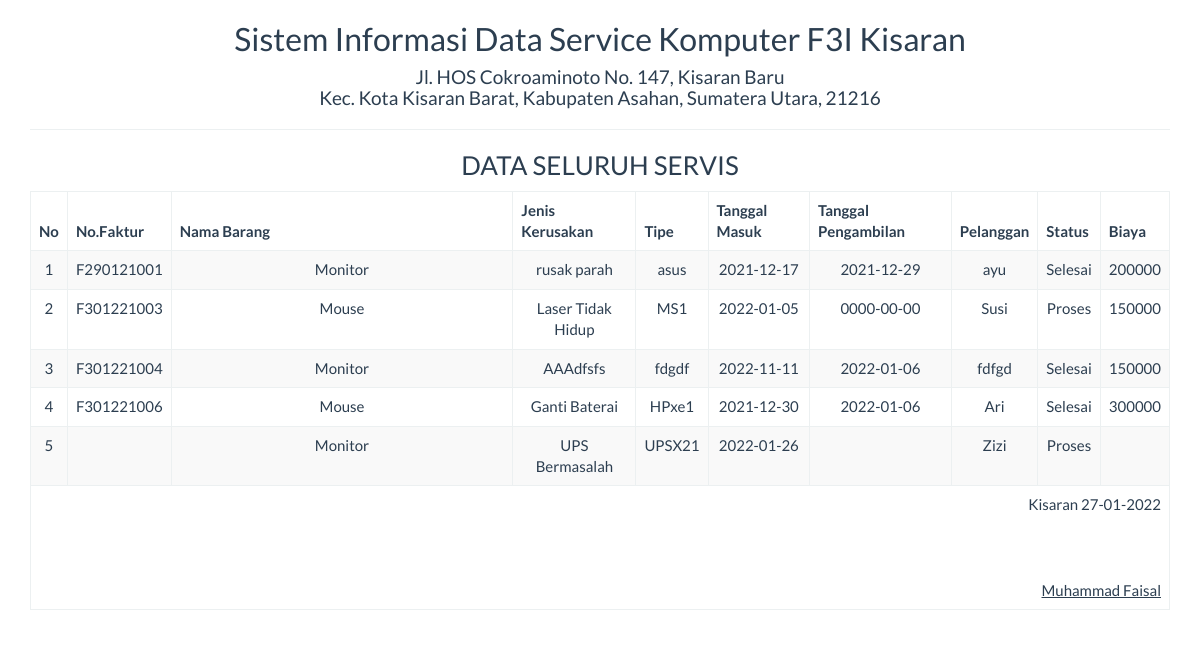
Before: /report/transaksi_semua.php with the older database file.
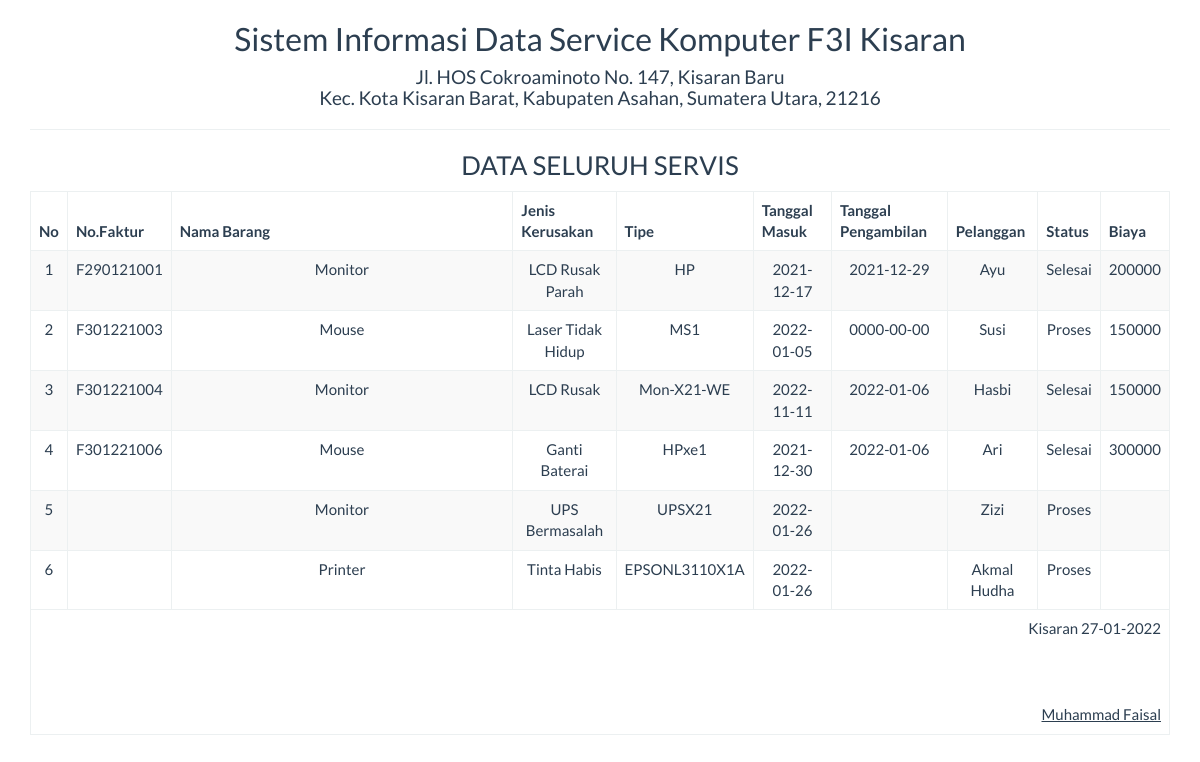
After: the same page with the newer database file.
### tables this page shows
CREATE TABLE `data_service` (
  `id` varchar(5) NOT NULL,
  `nama_barang` varchar(50) NOT NULL,
  `jenis_kerusakan` varchar(50) NOT NULL,
  `tipe` varchar(50) NOT NULL,
  `tgl_masuk` date NOT NULL,
  `penerima` varchar(50) NOT NULL,
  `no_rak` int(5) NOT NULL,
  `nama_pel` varchar(20) NOT NULL,
  `almt_pel` text NOT NULL,
  `no_hp` varchar(15) NOT NULL,
  `status` varchar(25) NOT NULL
);

CREATE TABLE `tbl_transaksi` (
  `id_trans` varchar(25) NOT NULL,
  `id` varchar(5) NOT NULL,
  `tgl_pengambilan` date NOT NULL,
  `biaya` int(11) NOT NULL
);

### report/transaksi_semua.php (the view, shortened to what this page needs)
<!DOCTYPE html>
<html>
    <head>
        <link href="../Assets/css/bootstrap.min.css" rel="stylesheet" type="text/css"/>
    </head>
    <body onload="print()">
        <?php
        include '../config/koneksi.php';
        ?>
        <div class="container">
            <div class='row'>
                <div class="col-sm-12">
                    <div class="text-center">
                        <h2>Sistem Informasi Data Service Komputer F3I Kisaran </h2>
                        <h4>Jl. HOS Cokroaminoto No. 147, Kisaran Baru <br> Kec. Kota Kisaran Barat, Kabupaten Asahan, Sumatera Utara, 21216</h4>
                        <hr>
                        <h3>DATA SELURUH SERVIS</h3>
                        <table class="table table-bordered table-striped table-hover">
                        <tbody>
                                <thead>
                                <tr>
                                     <th>No</th><th>No.Faktur</th><th width="30%">Nama Barang</th><th>Jenis Kerusakan</th><th>Tipe</th><th>Tanggal Masuk</th><th>Tanggal Pengambilan</th><th>Pelanggan</th><th>Status</th><th>Biaya</th>
                                </tr>
                                </thead>
                            <tbody>
                            <?php
                             $sql = "SELECT tbl_transaksi.id_trans,
                                                        data_service.id,
                                                        data_service.nama_barang,
                                                        data_service.jenis_kerusakan,
                                                        data_service.tipe,
                                                        data_service.tgl_masuk,
                                                        tbl_transaksi.tgl_pengambilan,
                                                        data_service.nama_pel,
                                                        data_service.status,
                                                        tbl_transaksi.biaya
                                                    FROM data_service
                                                    LEFT JOIN tbl_transaksi
                                                    ON tbl_transaksi.id = data_service.id";
                            $query = mysqli_query($koneksi, $sql) or die("SQL Anda Salah");
                            $nomor = 0;
                            while ($data = mysqli_fetch_array($query)) {
                                $nomor++;
                                ?>
                                <tr>
                                    <td><?= $nomor ?></td>
                                    <td><?= $data['id_trans'] ?></td>
                                    <td><?= $data['nama_barang'] ?></td>
                                    <td><?= $data['jenis_kerusakan'] ?></td>
                                    <td><?= $data['tipe'] ?></td>
                                    <td><?= $data['tgl_masuk'] ?></td>
                                    <td><?= $data['tgl_pengambilan'] ?></td>
                                    <td><?= $data['nama_pel'] ?></td>
                                    <td><?= $data['status'] ?></td>
                                    <td><?= $data['biaya'] ?></td>
                                </tr>
                            <?php } ?>
                            </tbody>
                        </tbody>
                            <tfoot>
                                <tr>
                                    <td colspan="10" class="text-right">
                                        Kisaran  <?= date("d-m-Y") ?>
                                        <br><br><br><br>
                                        <u>Muhammad Faisal<strong></u>
                                    </td>
                                </tr>
                            </tfoot>
                        </table>
                    </div>
                </div>
            </div>
    </body>
</html>

Changed rows visible on the page:
changed data_service: jenis_kerusakan "rusak parah" → "LCD Rusak Parah"; tipe "asus" → "HP"; nama_pel "ayu" → "Ayu"
changed data_service: jenis_kerusakan "AAAdfsfs" → "LCD Rusak"; tipe "fdgdf" → "Mon-X21-WE"; nama_pel "fdfgd" → "Hasbi"
added data_service: nama_barang "Printer", jenis_kerusakan "Tinta Habis", tipe "EPSONL3110X1A", tgl_masuk "2022-01-26", nama_pel "Akmal Hudha", status "Proses"
